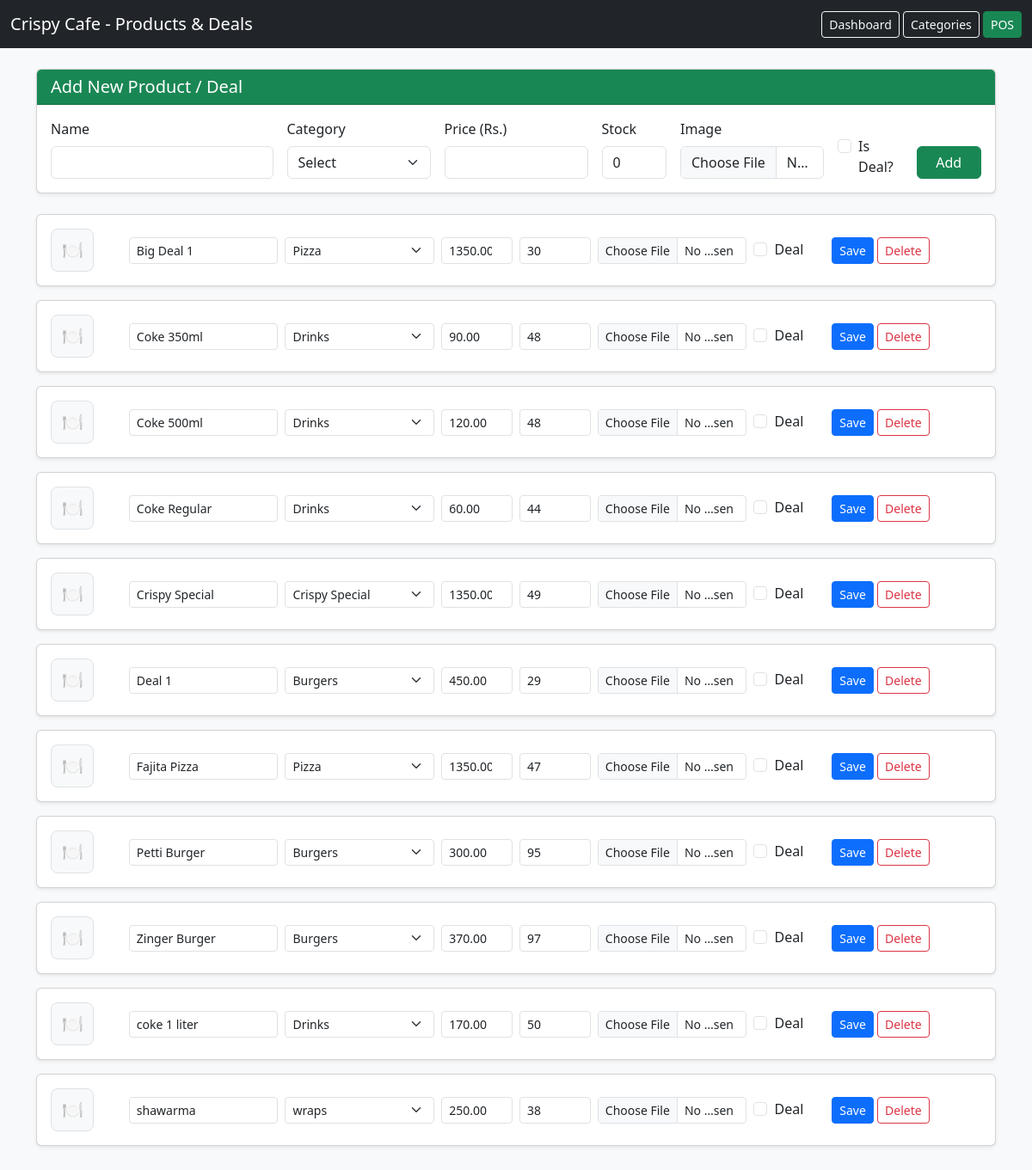
The page /manage/products/ (signed in) on the database its author committed.
### pos/models.py (models this page shows, shortened)
class Restaurant(models.Model):
    name = models.CharField(max_length=200)
    address = models.CharField(max_length=300, blank=True)
    phone = models.CharField(max_length=50, blank=True)
    logo = models.ImageField(upload_to='logos/', blank=True, null=True)
    primary_color = models.CharField(max_length=7, default='#0d6efd')   # Example: #0d6efd
    secondary_color = models.CharField(max_length=7, default='#198754')
    is_active = models.BooleanField(default=True)
    created_at = models.DateTimeField(auto_now_add=True)

class Product(models.Model):
    restaurant = models.ForeignKey(Restaurant, on_delete=models.CASCADE)
    name = models.CharField(max_length=200)
    category = models.ForeignKey(Category, on_delete=models.CASCADE)
    price = models.DecimalField(max_digits=10, decimal_places=2)
    stock = models.PositiveIntegerField(default=0)
    image = models.ImageField(upload_to='products/', blank=True, null=True)
    is_deal = models.BooleanField(default=False)          # ← New field
    is_active = models.BooleanField(default=True)

class Category(models.Model):
    restaurant = models.ForeignKey(Restaurant, on_delete=models.CASCADE)
    name = models.CharField(max_length=100)
    is_active = models.BooleanField(default=True)

### pos/views.py (the view, shortened to what this page needs)
# urls.py: path('manage/products/', views.manage_products, name='manage_products'),
@login_required(login_url='login')
def manage_products(request):
    restaurant = get_user_restaurant(request.user)
    if not restaurant:
        return render(request, 'pos/no_restaurant.html')
    from .models import DealComponent
    products = Product.objects.filter(restaurant=restaurant).select_related('category').order_by('name')
    categories = Category.objects.filter(restaurant=restaurant, is_active=True)
    all_products = Product.objects.filter(restaurant=restaurant, is_active=True)  # for deal components
    context = {
        'restaurant': restaurant,
        'products': products,
        'categories': categories,
        'all_products': all_products,
    }
    return render(request, 'pos/manage_products.html', context)

### pos/views.py (called while the page is built)
def get_user_restaurant(user):
    try:
        profile = UserProfile.objects.get(user=user)
        return profile.restaurant
    except UserProfile.DoesNotExist:
        return None

### pos/templates/pos/manage_products.html (shortened to what this page needs)
<!DOCTYPE html>
<html lang="en">
<head>
    <link href="https://cdn.jsdelivr.net/npm/bootstrap@5.3.3/dist/css/bootstrap.min.css" rel="stylesheet">
</head>
<body class="bg-light">
<nav class="navbar navbar-dark bg-dark">
    <div class="container-fluid">
        <span class="navbar-brand">{{ restaurant.name }} - Products & Deals</span>
        <div>
            <a href="/" class="btn btn-outline-light btn-sm">Dashboard</a>
            <a href="/manage/categories/" class="btn btn-outline-light btn-sm">Categories</a>
            <a href="/pos/" class="btn btn-success btn-sm">POS</a>
        </div>
    </div>
</nav>
<div class="container mt-4 mb-5">
    <div class="card shadow-sm mb-4">
        <div class="card-header bg-success text-white">
            <h5 class="mb-0">Add New Product / Deal</h5>
        </div>
        <div class="card-body">
            <form method="POST" enctype="multipart/form-data" class="row g-3">
                <div class="col-md-3">
                    <label class="form-label">Name</label>
                    <input type="text" name="name" class="form-control" required>
                </div>
                <div class="col-md-2">
                    <label class="form-label">Category</label>
                    <select name="category" class="form-select" required>
                        <option value="">Select</option>
                    </select>
                </div>
                <div class="col-md-2">
                    <label class="form-label">Price (Rs.)</label>
                    <input type="number" name="price" class="form-control" step="0.01" required>
                </div>
                <div class="col-md-1" id="stock-field">
                    <label class="form-label">Stock</label>
                    <input type="number" name="stock" class="form-control" value="0">
                </div>
                <div class="col-md-2">
                    <label class="form-label">Image</label>
                    <input type="file" name="image" class="form-control" accept="image/*">
                </div>
                <div class="col-md-1 d-flex align-items-end">
                    <div class="form-check">
                        <input class="form-check-input" type="checkbox" name="is_deal" id="is_deal" onchange="toggleStockField()">
                        <label class="form-check-label" for="is_deal">Is Deal?</label>
                    </div>
                </div>
                <div class="col-md-1 d-flex align-items-end">
                    <button type="submit" class="btn btn-success w-100">Add</button>
                </div>
            </form>
        </div>
    </div>
    {% for product in products %}
    <div class="card shadow-sm mb-3">
        <div class="card-body">
            <form method="POST" enctype="multipart/form-data">
                <div class="row g-2 align-items-center">
                    <div class="col-md-1">
                        {% if product.image %}
                            <img src="{{ product.image.url }}" class="product-img-thumb">
                        {% else %}
                            <div class="product-img-thumb d-flex align-items-center justify-content-center bg-light border">
                                <span style="font-size: 20px;">🍽️</span>
                            </div>
                        {% endif %}
                    </div>
                    <div class="col-md-2">
                        <input type="text" name="name" value="{{ product.name }}" class="form-control form-control-sm">
                    </div>
                    <div class="col-md-2">
                        <select name="category" class="form-select form-select-sm">
                            {% for cat in categories %}
                                <option value="{{ cat.id }}" {% if cat.id == product.category.id %}selected{% endif %}>{{ cat.name }}</option>
                            {% endfor %}
                        </select>
                    </div>
                    <div class="col-md-1">
                        <input type="number" name="price" value="{{ product.price }}" class="form-control form-control-sm" step="0.01">
                    </div>
                    <div class="col-md-1">
                        {% if product.is_deal %}
                            <span class="badge bg-info">Deal</span>
                            <input type="hidden" name="stock" value="0">
                        {% else %}
                            <input type="number" name="stock" value="{{ product.stock }}" class="form-control form-control-sm">
                        {% endif %}
                    </div>
                    <div class="col-md-2">
                        <input type="file" name="image" class="form-control form-control-sm" accept="image/*">
                    </div>
                    <div class="col-md-1">
                        <div class="form-check">
                            <input class="form-check-input" type="checkbox" name="is_deal" {% if product.is_deal %}checked{% endif %}>
                            <label class="form-check-label">Deal</label>
                        </div>
                    </div>
                    <div class="col-md-2">
                        <button type="submit" class="btn btn-sm btn-primary">Save</button>
                        <button type="submit" name="action" value="delete" class="btn btn-sm btn-outline-danger"
                                onclick="return confirm('Delete this product?')">Delete</button>
                    </div>
                </div>
            </form>
        </div>
    </div>
    {% empty %}
    <div class="alert alert-info">No products yet. Add your first product above.</div>
    {% endfor %}
</div>
</body>
</html>

### pos/templates/pos/manage_products.html (style rules this page uses)
.product-img-thumb { width: 50px; height: 50px; object-fit: cover; border-radius: 8px; }

### rows shown on the page
Restaurant: name "Crispy Cafe"
Product: name "Big Deal 1", category "Pizza", price "1350.00", stock "30"
Product: name "Coke 350ml", category "Drinks", price "90.00", stock "48"
Product: name "Coke 500ml", category "Drinks", price "120.00", stock "48"
Product: name "Coke Regular", category "Drinks", price "60.00", stock "44"
Product: name "Crispy Special", category "Crispy Special", price "1350.00", stock "49"
Product: name "Deal 1", category "Burgers", price "450.00", stock "29"
Product: name "Fajita Pizza", category "Pizza", price "1350.00", stock "47"
Product: name "Petti Burger", category "Burgers", price "300.00", stock "95"
Product: name "Zinger Burger", category "Burgers", price "370.00", stock "97"
Product: name "coke 1 liter", category "Drinks", price "170.00", stock "50"
Product: name "shawarma", category "wraps", price "250.00", stock "38"
